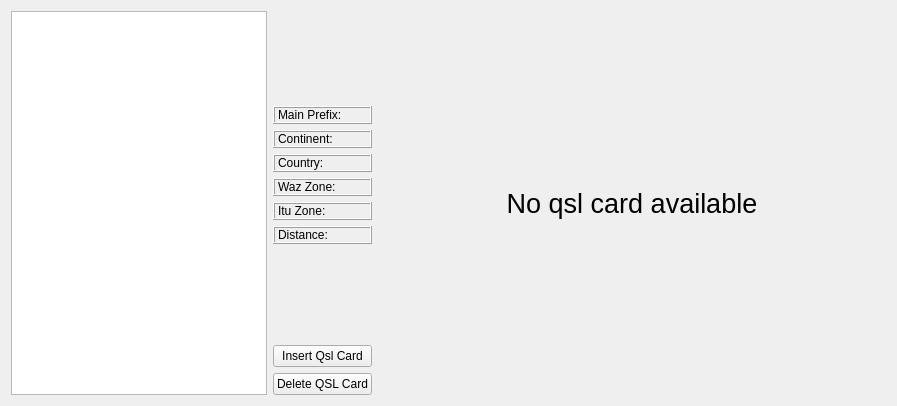
<?xml version="1.0" encoding="UTF-8"?>
<ui version="4.0">
 <class>DetailView</class>
 <widget class="QWidget" name="DetailView">
  <property name="geometry">
   <rect>
    <x>0</x>
    <y>0</y>
    <width>897</width>
    <height>406</height>
   </rect>
  </property>
  <property name="windowTitle">
   <string>DetailView</string>
  </property>
  <layout class="QHBoxLayout" name="horizontalLayout">
   <item>
    <widget class="QTableWidget" name="detailList">
     <property name="sizePolicy">
      <sizepolicy hsizetype="Minimum" vsizetype="MinimumExpanding">
       <horstretch>0</horstretch>
       <verstretch>0</verstretch>
      </sizepolicy>
     </property>
     <property name="maximumSize">
      <size>
       <width>256</width>
       <height>16777215</height>
      </size>
     </property>
     <property name="editTriggers">
      <set>QAbstractItemView::NoEditTriggers</set>
     </property>
     <property name="dragDropOverwriteMode">
      <bool>false</bool>
     </property>
     <attribute name="horizontalHeaderVisible">
      <bool>false</bool>
     </attribute>
     <attribute name="verticalHeaderVisible">
      <bool>false</bool>
     </attribute>
    </widget>
   </item>
   <item>
    <layout class="QVBoxLayout" name="verticalLayout">
     <item>
      <spacer name="verticalSpacer_2">
       <property name="orientation">
        <enum>Qt::Vertical</enum>
       </property>
       <property name="sizeHint" stdset="0">
        <size>
         <width>20</width>
         <height>40</height>
        </size>
       </property>
      </spacer>
     </item>
     <item>
      <widget class="QLabel" name="mainPrefix">
       <property name="frameShape">
        <enum>QFrame::Box</enum>
       </property>
       <property name="frameShadow">
        <enum>QFrame::Raised</enum>
       </property>
       <property name="text">
        <string>Main Prefix:</string>
       </property>
      </widget>
     </item>
     <item>
      <widget class="QLabel" name="continent">
       <property name="frameShape">
        <enum>QFrame::Box</enum>
       </property>
       <property name="frameShadow">
        <enum>QFrame::Raised</enum>
       </property>
       <property name="text">
        <string>Continent:</string>
       </property>
      </widget>
     </item>
     <item>
      <widget class="QLabel" name="countryName">
       <property name="frameShape">
        <enum>QFrame::Box</enum>
       </property>
       <property name="frameShadow">
        <enum>QFrame::Raised</enum>
       </property>
       <property name="text">
        <string>Country:</string>
       </property>
      </widget>
     </item>
     <item>
      <widget class="QLabel" name="wazZone">
       <property name="frameShape">
        <enum>QFrame::Box</enum>
       </property>
       <property name="frameShadow">
        <enum>QFrame::Raised</enum>
       </property>
       <property name="text">
        <string>Waz Zone:</string>
       </property>
      </widget>
     </item>
     <item>
      <widget class="QLabel" name="ituZone">
       <property name="frameShape">
        <enum>QFrame::Box</enum>
       </property>
       <property name="frameShadow">
        <enum>QFrame::Raised</enum>
       </property>
       <property name="text">
        <string>Itu Zone:</string>
       </property>
      </widget>
     </item>
     <item>
      <widget class="QLabel" name="distanceValue">
       <property name="frameShape">
        <enum>QFrame::Box</enum>
       </property>
       <property name="frameShadow">
        <enum>QFrame::Raised</enum>
       </property>
       <property name="text">
        <string>Distance:</string>
       </property>
      </widget>
     </item>
     <item>
      <spacer name="verticalSpacer">
       <property name="orientation">
        <enum>Qt::Vertical</enum>
       </property>
       <property name="sizeHint" stdset="0">
        <size>
         <width>20</width>
         <height>40</height>
        </size>
       </property>
      </spacer>
     </item>
     <item>
      <widget class="QPushButton" name="insertCard">
       <property name="text">
        <string>Insert Qsl Card</string>
       </property>
      </widget>
     </item>
     <item>
      <widget class="QPushButton" name="deleteCard">
       <property name="text">
        <string>Delete QSL Card</string>
       </property>
      </widget>
     </item>
    </layout>
   </item>
   <item>
    <widget class="QLabel" name="displayCard">
     <property name="sizePolicy">
      <sizepolicy hsizetype="Expanding" vsizetype="Expanding">
       <horstretch>0</horstretch>
       <verstretch>0</verstretch>
      </sizepolicy>
     </property>
     <property name="minimumSize">
      <size>
       <width>500</width>
       <height>0</height>
      </size>
     </property>
     <property name="font">
      <font>
       <pointsize>20</pointsize>
      </font>
     </property>
     <property name="text">
      <string>No qsl card available</string>
     </property>
     <property name="alignment">
      <set>Qt::AlignCenter</set>
     </property>
    </widget>
   </item>
  </layout>
 </widget>
 <resources/>
 <connections/>
</ui>
